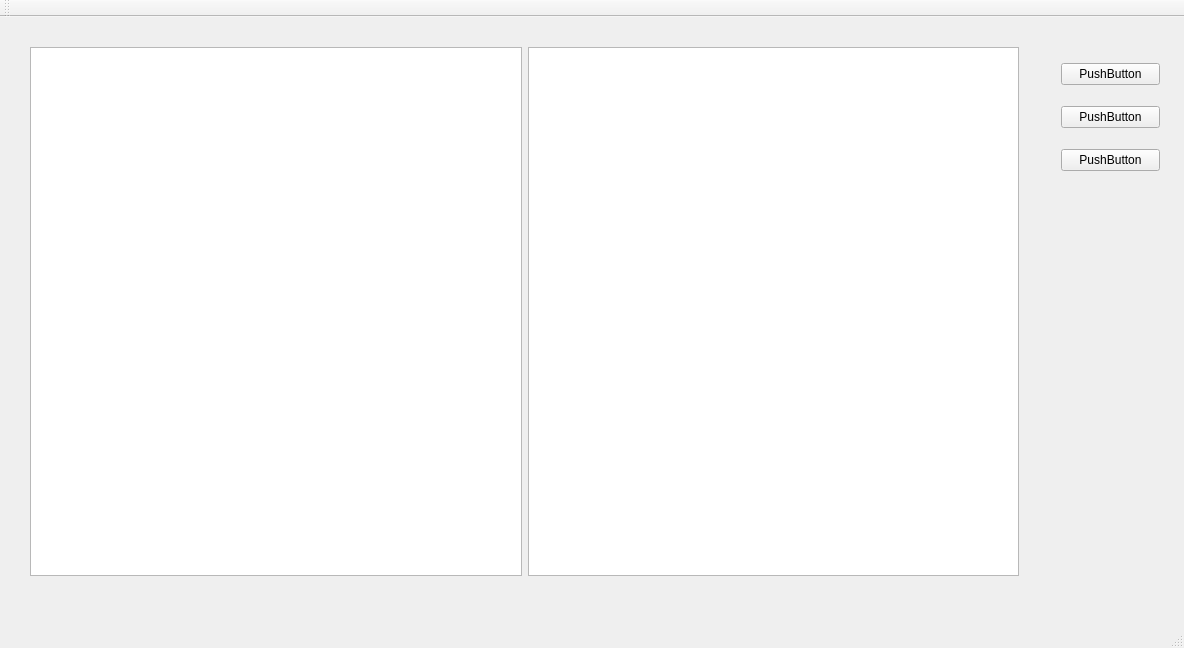
<?xml version="1.0" encoding="UTF-8"?>
<ui version="4.0">
 <class>MainWindow</class>
 <widget class="QMainWindow" name="MainWindow">
  <property name="geometry">
   <rect>
    <x>0</x>
    <y>0</y>
    <width>1184</width>
    <height>648</height>
   </rect>
  </property>
  <property name="windowTitle">
   <string>MainWindow</string>
  </property>
  <widget class="QWidget" name="centralWidget">
   <widget class="QWidget" name="gridLayoutWidget">
    <property name="geometry">
     <rect>
      <x>19</x>
      <y>19</y>
      <width>1011</width>
      <height>551</height>
     </rect>
    </property>
    <layout class="QGridLayout" name="gridLayout">
     <item row="3" column="1">
      <widget class="QGraphicsView" name="rightGraphicView"/>
     </item>
     <item row="3" column="0">
      <widget class="QGraphicsView" name="leftGraphicView"/>
     </item>
    </layout>
   </widget>
   <widget class="QWidget" name="verticalLayoutWidget">
    <property name="geometry">
     <rect>
      <x>1050</x>
      <y>20</y>
      <width>121</width>
      <height>161</height>
     </rect>
    </property>
    <layout class="QVBoxLayout" name="verticalLayout">
     <item>
      <widget class="QPushButton" name="pushButton_2">
       <property name="text">
        <string>PushButton</string>
       </property>
      </widget>
     </item>
     <item>
      <widget class="QPushButton" name="pushButton_3">
       <property name="text">
        <string>PushButton</string>
       </property>
      </widget>
     </item>
     <item>
      <widget class="QPushButton" name="pushButton">
       <property name="text">
        <string>PushButton</string>
       </property>
      </widget>
     </item>
    </layout>
   </widget>
  </widget>
  <widget class="QMenuBar" name="menuBar">
   <property name="geometry">
    <rect>
     <x>0</x>
     <y>0</y>
     <width>1184</width>
     <height>27</height>
    </rect>
   </property>
  </widget>
  <widget class="QToolBar" name="mainToolBar">
   <attribute name="toolBarArea">
    <enum>TopToolBarArea</enum>
   </attribute>
   <attribute name="toolBarBreak">
    <bool>false</bool>
   </attribute>
  </widget>
  <widget class="QStatusBar" name="statusBar"/>
 </widget>
 <layoutdefault spacing="6" margin="11"/>
 <resources/>
 <connections/>
</ui>
